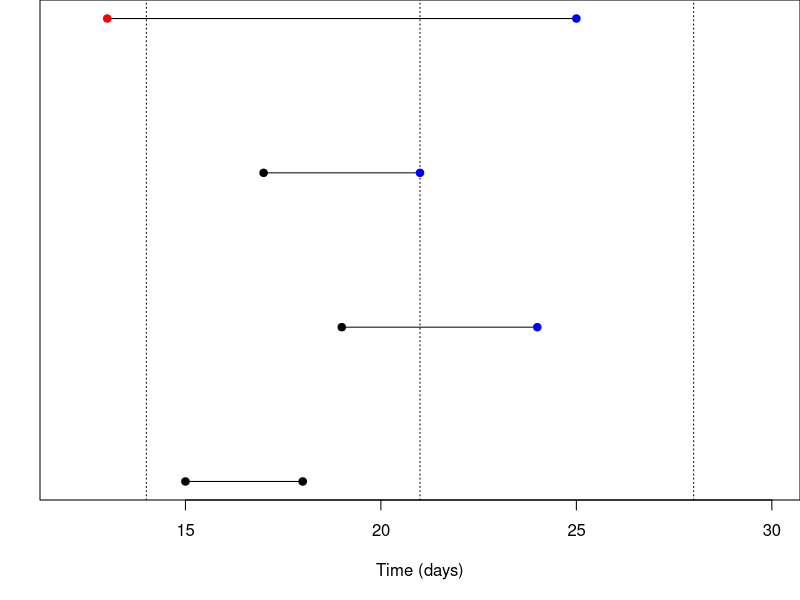

R code for this plot:
## ---- chunk 1
knitr::opts_chunk$set(
  collapse = TRUE,
  comment = "#>"
)
## ---- chunk 2
par(mar = c(5, 2, 0, 0))
plot(NA, type = "n", xlim = c(12, 30), ylim = c(1, 4),
     xlab = "Time (days)", yaxt = "n", ylab = "")
abline(v = c(14, 21, 28), lty = 3)
cols <- c("red", "black", "blue")
pts <- rbind(c(15, 18), c(19, 24), c(17, 21), c(13, 25))
segments(pts[, 1], 1:4, pts[, 2])
points(c(pts), rep(1:4, 2), pch = 19, col = cols[floor(pts/7)])
